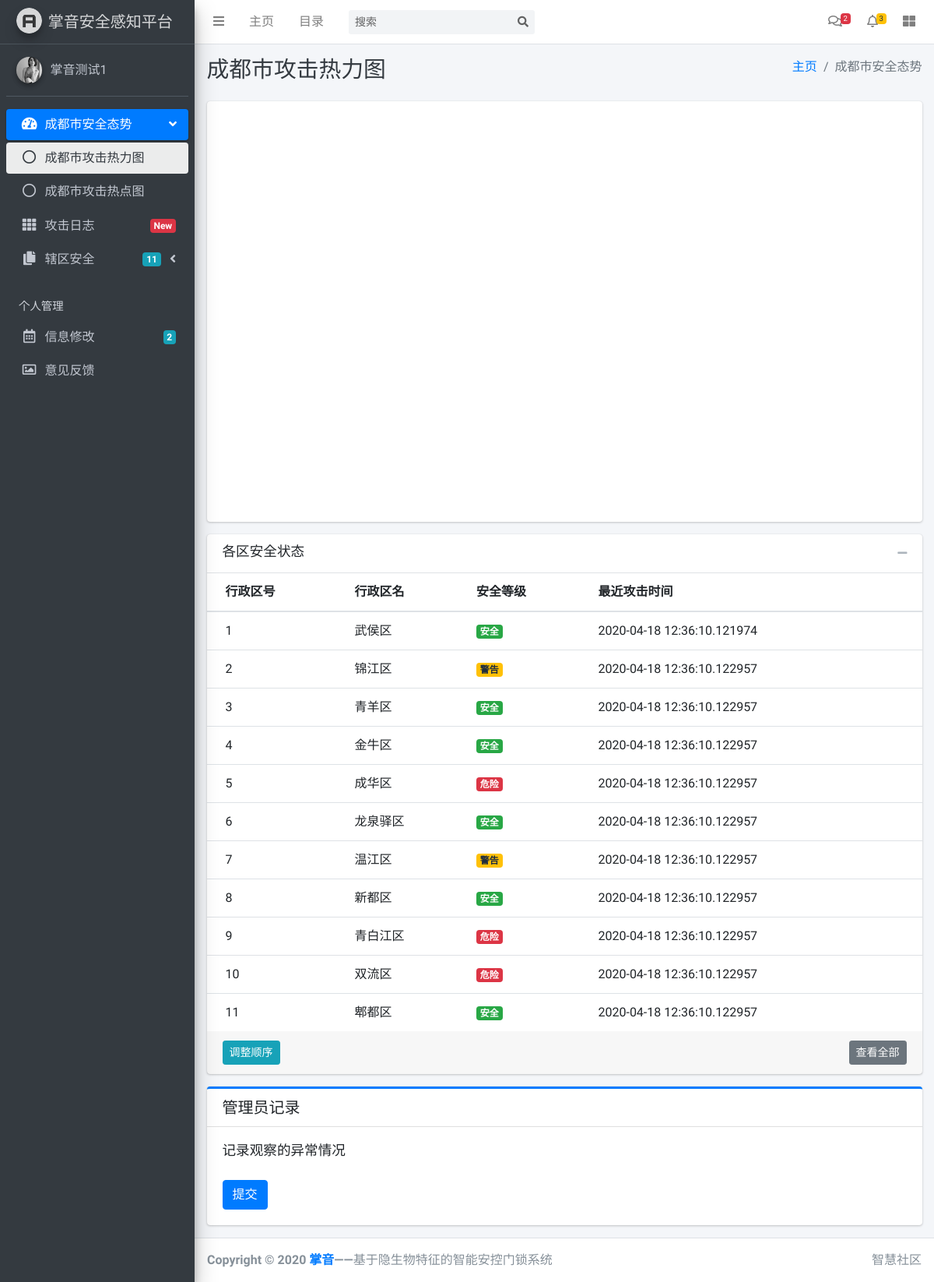
Screenshot of /HeatMap_chengdu (signed in) with the database file from the repository.
### models.py (models this page shows, shortened)
class DistrictInfo(db.Model):
    id = db.Column(db.Integer, primary_key=True)
    name = db.Column(db.String)
    status = db.Column(db.String)
    time = db.Column(db.DateTime)

### view.py (the view)
@app.route('/HeatMap_chengdu')
def homepage():
    if session.get('user_name'):
        districtInfo = DistrictInfo.query.all()
        return render_template("start1.html",
                               username=session.get('user_name'),
                               districtInfo=districtInfo)
    else:
        flash('You have not logged in,please log in first!')
        return redirect(url_for('login'))

### templates/start1.html (shortened to what this page needs)
<!DOCTYPE html>
<html lang="en">
<head>
  <link rel="stylesheet" href="{{ url_for('static',filename='plugins/fontawesome-free/css/all.min.css') }}">
  <link rel="stylesheet" href="{{ url_for('static',filename='dist/css/adminlte.min.css') }}">
</head>
<body>
<div class="wrapper">
  <nav class="main-header navbar navbar-expand navbar-white navbar-light">
    <ul class="navbar-nav">
      <li class="nav-item">
        <a class="nav-link" data-widget="pushmenu" href="#" role="button"><i class="fas fa-bars"></i></a>
      </li>
      <li class="nav-item d-none d-sm-inline-block">
        <a href="{{ url_for('homepage') }}" class="nav-link">主页</a>
      </li>
      <li class="nav-item d-none d-sm-inline-block">
        <a href="{{ url_for('homepage') }}" class="nav-link">目录</a>
      </li>
    </ul>
    <form class="form-inline ml-3">
      <div class="input-group input-group-sm">
        <input class="form-control form-control-navbar" type="search" placeholder="搜索" aria-label="Search">
        <div class="input-group-append">
          <button class="btn btn-navbar" type="submit">
            <i class="fas fa-search"></i>
          </button>
        </div>
      </div>
    </form>
    <ul class="navbar-nav ml-auto">
      <li class="nav-item dropdown">
        <a class="nav-link" data-toggle="dropdown" href="#">
          <i class="far fa-comments"></i>
          <span class="badge badge-danger navbar-badge">2</span>
        </a>
      </li>
      <li class="nav-item dropdown">
        <a class="nav-link" data-toggle="dropdown" href="#">
          <i class="far fa-bell"></i>
          <span class="badge badge-warning navbar-badge">3</span>
        </a>
      </li>
      <li class="nav-item">
        <a class="nav-link" data-widget="control-sidebar" data-slide="true" href="#" role="button">
          <i class="fas fa-th-large"></i>
        </a>
      </li>
    </ul>
  </nav>
  <aside class="main-sidebar sidebar-dark-primary elevation-4">
    <a href="{{ url_for('homepage') }}" class="brand-link">
      <img src="{{ url_for('static',filename='dist/img/AdminLTELogo.png') }}" alt="AdminLTE Logo" class="brand-image img-circle elevation-3"
           style="opacity: .8">
      <span class="brand-text font-weight-light">掌音安全感知平台</span>
    </a>
    <div class="sidebar">
      <div class="user-panel mt-3 pb-3 mb-3 d-flex">
        <div class="image">
          <img src="{{ url_for('static',filename='dist/img/user3-128x128.jpg') }}" class="img-circle elevation-2" alt="User Image">
        </div>
        <div class="info">
          <a href="{{ url_for('changeInfo') }}" class="d-block">{{username}}</a>
        </div>
      </div>
      <nav class="mt-2">
        <ul class="nav nav-pills nav-sidebar flex-column" data-widget="treeview" role="menu" data-accordion="false">
          <li class="nav-item has-treeview menu-open">
            <a href="#" class="nav-link active">
              <i class="nav-icon fas fa-tachometer-alt"></i>
              <p>
                成都市安全态势
                <i class="right fas fa-angle-left"></i>
              </p>
            </a>
            <ul class="nav nav-treeview">
              <li class="nav-item">
                <a href="#" class="nav-link active">
                  <i class="far fa-circle nav-icon"></i>
                  <p>成都市攻击热力图</p>
                </a>
              </li>
              <li class="nav-item">
                <a href="{{ url_for('heatpoint') }}" class="nav-link">
                  <i class="far fa-circle nav-icon"></i>
                  <p>成都市攻击热点图</p>
                </a>
              </li>
            </ul>
          </li>
          <li class="nav-item">
            <a href="{{ url_for('attacklog') }}" class="nav-link">
              <i class="nav-icon fas fa-th"></i>
              <p>
                攻击日志
                <span class="right badge badge-danger">New</span>
              </p>
            </a>
          </li>
          <li class="nav-item has-treeview">
            <a href="{{ url_for('wuhou') }}" class="nav-link">
              <i class="nav-icon fas fa-copy"></i>
              <p>
                辖区安全
                <i class="fas fa-angle-left right"></i>
                <span class="badge badge-info right">11</span>
              </p>
            </a>
          </li>
          <li class="nav-header">个人管理</li>
          <li class="nav-item">
            <a href="{{ url_for('changeInfo') }}" class="nav-link">
              <i class="nav-icon far fa-calendar-alt"></i>
              <p>
                信息修改
                <span class="badge badge-info right">2</span>
              </p>
            </a>
          </li>
          <li class="nav-item">
            <a href="{{ url_for('advise') }}" class="nav-link">
              <i class="nav-icon far fa-image"></i>
              <p>
                意见反馈
              </p>
            </a>
          </li>
        </ul>
      </nav>
    </div>
  </aside>
  <div class="content-wrapper">
    <div class="content-header">
      <div class="container-fluid">
        <div class="row mb-2">
          <div class="col-sm-6">
            <h1 class="m-0 text-dark">成都市攻击热力图</h1>
          </div>
          <div class="col-sm-6">
            <ol class="breadcrumb float-sm-right">
              <li class="breadcrumb-item"><a href="#">主页</a></li>
              <li class="breadcrumb-item active">成都市安全态势</li>
            </ol>
          </div>
        </div>
      </div>
    </div>
    <div class="content">
      <div class="container-fluid">
        <div class="row">
          <div class="col-lg-12">
            <div class="card">
              <div class="card-body">
                <div  style="width:100%;height: 500px;z-index: 1000000;">
                  <div id="mapcontainer" style="width: 100%;height: 100%"></div>
                </div>
              </div>
            </div>
          </div>
        </div>
        <div class="row">
          <div class="col-lg-12">
            <div class="card">
              <div class="card-header border-transparent">
                <h3 class="card-title">各区安全状态</h3>
                <div class="card-tools">
                  <button type="button" class="btn btn-tool" data-card-widget="collapse">
                    <i class="fas fa-minus"></i>
                  </button>
                </div>
              </div>
              <div class="card-body p-0">
                <div class="table-responsive">
                  <table class="table m-0">
                    <thead>
                    <tr>
                      <th>行政区号</th>
                      <th>行政区名</th>
                      <th>安全等级</th>
                      <th>最近攻击时间</th>
                    </tr>
                    </thead>
                    <tbody>
                    {% for district in districtInfo %}
                    <tr>
                      <td>{{ district.id }}</td>
                      <td>{{ district.name }}</td>
                        {% if  district.status == '安全'%}
                        <td><span class="badge badge-success">{{ district.status }}</span></td>
                        {% endif %}
                        {% if  district.status == '警告'%}
                        <td><span class="badge badge-warning">{{ district.status }}</span></td>
                        {% endif %}
                        {% if  district.status == '危险'%}
                        <td><span class="badge badge-danger">{{ district.status }}</span></td>
                        {% endif %}
                      <td>
                        <div class="sparkbar" data-color="#00a65a" data-height="20">{{district.time}}</div>
                      </td>
                    </tr>
                    {% endfor %}
                    </tbody>
                  </table>
                </div>
              </div>
              <div class="card-footer clearfix">
                <a href="javascript:void(0)" class="btn btn-sm btn-info float-left">调整顺序</a>
                <a href="javascript:void(0)" class="btn btn-sm btn-secondary float-right">查看全部</a>
              </div>
            </div>
            <div class="card card-primary card-outline">
              <div class="card-header">
                <h5 class="m-0">管理员记录</h5>
              </div>
              <div class="card-body">
                <h6 class="card-title">记录观察的异常情况</h6>
                  <br/>
                    <br/>
                <a href="#" class="btn btn-primary">提交</a>
              </div>
            </div>
          </div>
        </div>
      </div>
    </div>
  </div>
  <footer class="main-footer">
    <div class="float-right d-none d-sm-inline">
      智慧社区
    </div>
    <strong>Copyright &copy; 2020 <a href="https://adminlte.io">掌音</a>——</strong>基于隐生物特征的智能安控门锁系统
  </footer>
</div>
</body>
</html>

### rows the page displays
DistrictInfo: id "1", name "武侯区", status "安全", time "2020-04-18 12:36:10.121974"
DistrictInfo: id "2", name "锦江区", status "警告", time "2020-04-18 12:36:10.122957"
DistrictInfo: id "3", name "青羊区", status "安全", time "2020-04-18 12:36:10.122957"
DistrictInfo: id "4", name "金牛区", status "安全", time "2020-04-18 12:36:10.122957"
DistrictInfo: id "5", name "成华区", status "危险", time "2020-04-18 12:36:10.122957"
DistrictInfo: id "6", name "龙泉驿区", status "安全", time "2020-04-18 12:36:10.122957"
DistrictInfo: id "7", name "温江区", status "警告", time "2020-04-18 12:36:10.122957"
DistrictInfo: id "8", name "新都区", status "安全", time "2020-04-18 12:36:10.122957"
DistrictInfo: id "9", name "青白江区", status "危险", time "2020-04-18 12:36:10.122957"
DistrictInfo: id "10", name "双流区", status "危险", time "2020-04-18 12:36:10.122957"
DistrictInfo: id "11", name "郫都区", status "安全", time "2020-04-18 12:36:10.122957"

### other values shown
{{ username }} "掌音测试1"
